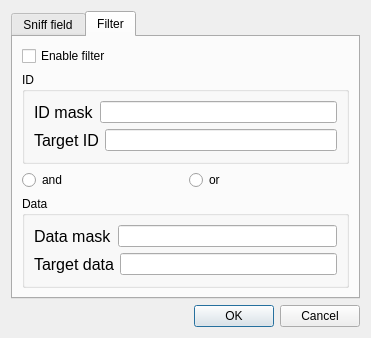
<?xml version="1.0" encoding="UTF-8"?>
<ui version="4.0">
 <class>Dialog_sniffDataSetting</class>
 <widget class="QDialog" name="Dialog_sniffDataSetting">
  <property name="geometry">
   <rect>
    <x>0</x>
    <y>0</y>
    <width>371</width>
    <height>328</height>
   </rect>
  </property>
  <property name="windowTitle">
   <string>sniff Settings</string>
  </property>
  <property name="windowIcon">
   <iconset resource="../../resource.qrc">
    <normaloff>:/icons/setting.svg</normaloff>:/icons/setting.svg</iconset>
  </property>
  <layout class="QGridLayout" name="gridLayout">
   <item row="1" column="0">
    <layout class="QHBoxLayout" name="horizontalLayout">
     <item>
      <spacer name="horizontalSpacer">
       <property name="orientation">
        <enum>Qt::Horizontal</enum>
       </property>
       <property name="sizeHint" stdset="0">
        <size>
         <width>40</width>
         <height>20</height>
        </size>
       </property>
      </spacer>
     </item>
     <item>
      <widget class="QPushButton" name="pushButton_ok">
       <property name="text">
        <string>OK</string>
       </property>
      </widget>
     </item>
     <item>
      <widget class="QPushButton" name="pushButton_cancel">
       <property name="text">
        <string>Cancel</string>
       </property>
      </widget>
     </item>
    </layout>
   </item>
   <item row="0" column="0">
    <widget class="QTabWidget" name="tabWidget">
     <property name="currentIndex">
      <number>1</number>
     </property>
     <widget class="QWidget" name="tab">
      <attribute name="title">
       <string>Sniff field</string>
      </attribute>
      <layout class="QGridLayout" name="gridLayout_3">
       <item row="0" column="0">
        <widget class="QGroupBox" name="groupBox">
         <property name="title">
          <string>Field</string>
         </property>
         <layout class="QGridLayout" name="gridLayout_2">
          <item row="0" column="0">
           <layout class="QVBoxLayout" name="verticalLayout">
            <item>
             <layout class="QHBoxLayout" name="horizontalLayout_4">
              <item>
               <widget class="QCheckBox" name="checkBox_key_all">
                <property name="font">
                 <font>
                  <pointsize>12</pointsize>
                 </font>
                </property>
                <property name="text">
                 <string>ALL</string>
                </property>
               </widget>
              </item>
              <item>
               <spacer name="horizontalSpacer_2">
                <property name="orientation">
                 <enum>Qt::Horizontal</enum>
                </property>
                <property name="sizeHint" stdset="0">
                 <size>
                  <width>40</width>
                  <height>20</height>
                 </size>
                </property>
               </spacer>
              </item>
             </layout>
            </item>
            <item>
             <layout class="QHBoxLayout" name="horizontalLayout_2">
              <item>
               <widget class="QCheckBox" name="checkBox_key_channel">
                <property name="font">
                 <font>
                  <pointsize>12</pointsize>
                 </font>
                </property>
                <property name="text">
                 <string>Channel</string>
                </property>
               </widget>
              </item>
              <item>
               <widget class="QCheckBox" name="checkBox_key_resTime">
                <property name="font">
                 <font>
                  <pointsize>12</pointsize>
                 </font>
                </property>
                <property name="text">
                 <string>Receive time</string>
                </property>
               </widget>
              </item>
              <item>
               <widget class="QCheckBox" name="checkBox_key_busType">
                <property name="font">
                 <font>
                  <pointsize>12</pointsize>
                 </font>
                </property>
                <property name="text">
                 <string>Bus type</string>
                </property>
               </widget>
              </item>
             </layout>
            </item>
            <item>
             <layout class="QHBoxLayout" name="horizontalLayout_3">
              <item>
               <widget class="QCheckBox" name="checkBox_key_frameID">
                <property name="font">
                 <font>
                  <pointsize>12</pointsize>
                 </font>
                </property>
                <property name="text">
                 <string>Frame ID</string>
                </property>
               </widget>
              </item>
              <item>
               <widget class="QCheckBox" name="checkBox_key_frameType">
                <property name="font">
                 <font>
                  <pointsize>12</pointsize>
                 </font>
                </property>
                <property name="text">
                 <string>Frame type</string>
                </property>
               </widget>
              </item>
              <item>
               <widget class="QCheckBox" name="checkBox_key_dataLen">
                <property name="font">
                 <font>
                  <pointsize>12</pointsize>
                 </font>
                </property>
                <property name="text">
                 <string>Length</string>
                </property>
               </widget>
              </item>
             </layout>
            </item>
            <item>
             <layout class="QHBoxLayout" name="horizontalLayout_6">
              <item>
               <layout class="QHBoxLayout" name="horizontalLayout_5">
                <item>
                 <widget class="QCheckBox" name="checkBox_key_data">
                  <property name="font">
                   <font>
                    <pointsize>12</pointsize>
                   </font>
                  </property>
                  <property name="text">
                   <string>Data</string>
                  </property>
                 </widget>
                </item>
                <item>
                 <widget class="QCheckBox" name="checkBox_key_timestamp">
                  <property name="font">
                   <font>
                    <pointsize>12</pointsize>
                   </font>
                  </property>
                  <property name="text">
                   <string>Timestamp</string>
                  </property>
                 </widget>
                </item>
               </layout>
              </item>
              <item>
               <spacer name="horizontalSpacer_3">
                <property name="orientation">
                 <enum>Qt::Horizontal</enum>
                </property>
                <property name="sizeHint" stdset="0">
                 <size>
                  <width>40</width>
                  <height>20</height>
                 </size>
                </property>
               </spacer>
              </item>
             </layout>
            </item>
           </layout>
          </item>
         </layout>
        </widget>
       </item>
      </layout>
     </widget>
     <widget class="QWidget" name="tab_2">
      <attribute name="title">
       <string>Filter</string>
      </attribute>
      <layout class="QGridLayout" name="gridLayout_6">
       <item row="1" column="0">
        <widget class="QGroupBox" name="groupBox_2">
         <property name="title">
          <string>ID</string>
         </property>
         <layout class="QGridLayout" name="gridLayout_4">
          <item row="0" column="0">
           <layout class="QHBoxLayout" name="horizontalLayout_7">
            <item>
             <widget class="QLabel" name="label">
              <property name="font">
               <font>
                <pointsize>12</pointsize>
               </font>
              </property>
              <property name="text">
               <string>ID mask</string>
              </property>
             </widget>
            </item>
            <item>
             <widget class="QLineEdit" name="lineEdit_idmask"/>
            </item>
           </layout>
          </item>
          <item row="1" column="0">
           <layout class="QHBoxLayout" name="horizontalLayout_10">
            <item>
             <widget class="QLabel" name="label_4">
              <property name="font">
               <font>
                <pointsize>12</pointsize>
               </font>
              </property>
              <property name="text">
               <string>Target ID</string>
              </property>
             </widget>
            </item>
            <item>
             <widget class="QLineEdit" name="lineEdit_tarId"/>
            </item>
           </layout>
          </item>
         </layout>
        </widget>
       </item>
       <item row="2" column="0">
        <layout class="QHBoxLayout" name="horizontalLayout_12">
         <item>
          <widget class="QRadioButton" name="radioButton_and">
           <property name="text">
            <string>and</string>
           </property>
          </widget>
         </item>
         <item>
          <widget class="QRadioButton" name="radioButton_or">
           <property name="text">
            <string>or</string>
           </property>
          </widget>
         </item>
        </layout>
       </item>
       <item row="3" column="0">
        <widget class="QGroupBox" name="groupBox_3">
         <property name="title">
          <string>Data</string>
         </property>
         <layout class="QGridLayout" name="gridLayout_5">
          <item row="0" column="0">
           <layout class="QHBoxLayout" name="horizontalLayout_8">
            <item>
             <widget class="QLabel" name="label_2">
              <property name="font">
               <font>
                <pointsize>12</pointsize>
               </font>
              </property>
              <property name="text">
               <string>Data mask</string>
              </property>
             </widget>
            </item>
            <item>
             <widget class="QLineEdit" name="lineEdit_datamask"/>
            </item>
           </layout>
          </item>
          <item row="1" column="0">
           <layout class="QHBoxLayout" name="horizontalLayout_11">
            <item>
             <widget class="QLabel" name="label_5">
              <property name="font">
               <font>
                <pointsize>12</pointsize>
               </font>
              </property>
              <property name="text">
               <string>Target data</string>
              </property>
             </widget>
            </item>
            <item>
             <widget class="QLineEdit" name="lineEdit_tardata"/>
            </item>
           </layout>
          </item>
         </layout>
        </widget>
       </item>
       <item row="0" column="0">
        <widget class="QCheckBox" name="checkBox_isEnableFilter">
         <property name="font">
          <font>
           <pointsize>9</pointsize>
          </font>
         </property>
         <property name="text">
          <string>Enable filter</string>
         </property>
        </widget>
       </item>
      </layout>
     </widget>
    </widget>
   </item>
  </layout>
 </widget>
 <resources>
  <include location="../../resource.qrc"/>
 </resources>
 <connections/>
</ui>
